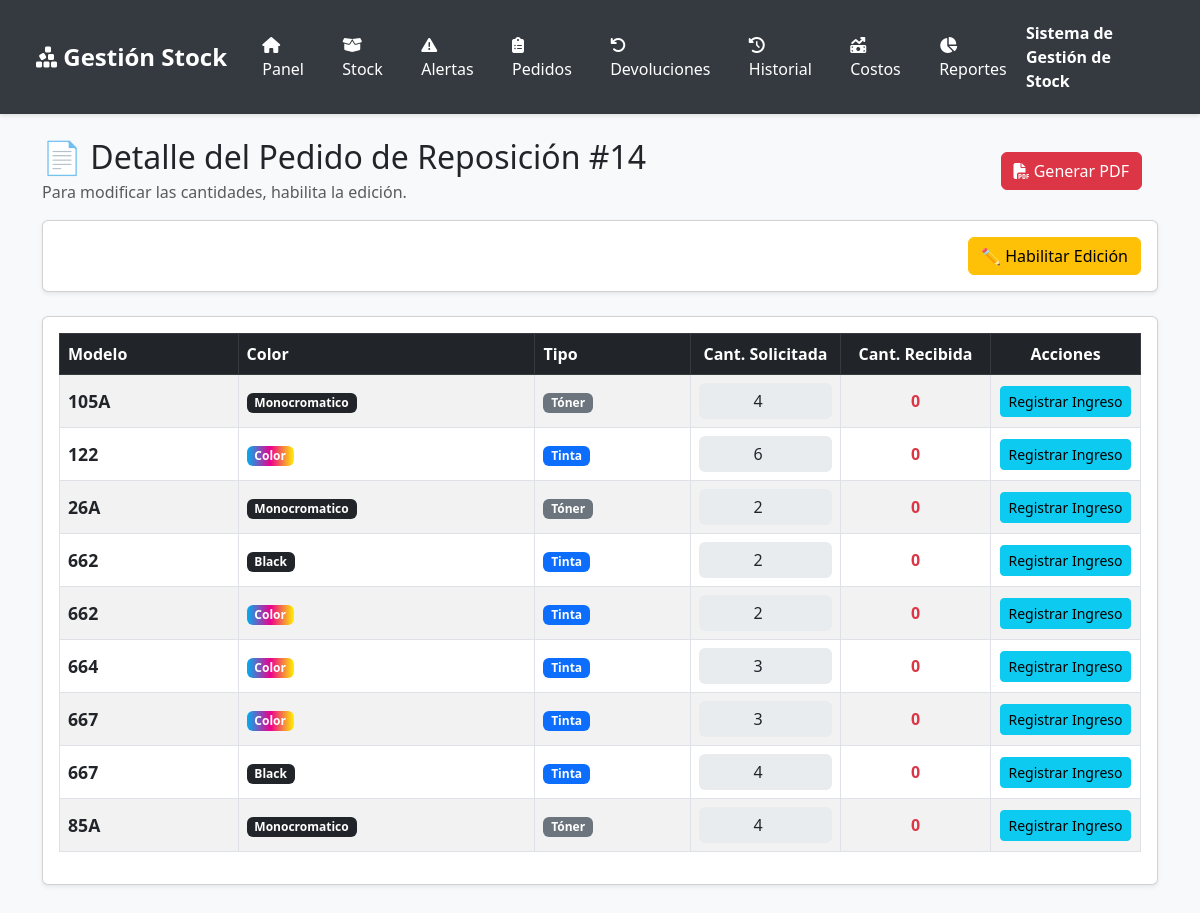
/stock/viewReplenishmentOrder/14, run on the app's committed database.
### tables this page shows
CREATE TABLE IF NOT EXISTS `replenishment_order_items` (
  `id` int NOT NULL AUTO_INCREMENT,
  `order_id` int NOT NULL,
  `stock_id` int NOT NULL,
  `quantity_requested` int NOT NULL,
  PRIMARY KEY (`id`),
  KEY `order_id` (`order_id`)
);

CREATE TABLE IF NOT EXISTS `consumable_models` (
  `id` int NOT NULL AUTO_INCREMENT,
  `name` varchar(100) NOT NULL,
  PRIMARY KEY (`id`),
  UNIQUE KEY `name` (`name`)
);

CREATE TABLE IF NOT EXISTS `stock` (
  `id` int NOT NULL AUTO_INCREMENT,
  `brand_id` int DEFAULT NULL,
  `consumable_model_id` int DEFAULT NULL,
  `supplier_id` int DEFAULT NULL,
  `type` enum('Tóner','Tinta') DEFAULT NULL,
  `color` varchar(50) DEFAULT NULL,
  `cost` decimal(10,2) NOT NULL DEFAULT '0.00',
  `printer_brand_id` int DEFAULT NULL,
  `printer_model_id` int DEFAULT NULL,
  `date_added` timestamp NULL DEFAULT CURRENT_TIMESTAMP,
  `is_active` tinyint(1) NOT NULL DEFAULT '1',
  PRIMARY KEY (`id`),
  KEY `fk_brand` (`brand_id`),
  KEY `fk_supplier` (`supplier_id`),
  KEY `fk_printer_brand` (`printer_brand_id`),
  KEY `fk_printer_model` (`printer_model_id`),
  KEY `fk_consumable_model` (`consumable_model_id`)
);

### BaseController.php (called while the page is built, shortened)
<?php
require_once APP_ROOT . '/config/Database.php';
class BaseController {
    public function __construct() {
        $this->db = Database::getInstance()->getConnection();
    }
    private function setupSecureSession() {
        if (session_status() == PHP_SESSION_NONE) {
            $cookieParams = session_get_cookie_params();
        }
    }
}

### config/Database.php (called while the page is built, shortened)
<?php
class Database {
    private $host = "localhost";
    private $db_name = "stock_manager";
    private $username = "root";
    private $password = "";
    private static $instance = null;
    public $conn;
    private function __construct() {
        try {
            $this->conn = new mysqli($this->host, $this->username, $this->password, $this->db_name);
            $this->conn->set_charset("utf8mb4");
            $this->conn->query("SET SESSION sql_mode = 'STRICT_ALL_TABLES'");
            $this->conn->query("SET time_zone = '-03:00'");
        } catch (Exception $e) {
            die("Error de conexión: " . $e->getMessage());
        }
    }
    public static function getInstance() {
        if (self::$instance === null) {
            self::$instance = new self();
        }
        return self::$instance;
    }
    public function getConnection() {
        try {
            if ($this->conn === null || !$this->conn->query('SELECT 1')) {
                $this->__construct();
            }
        } catch (\Exception $e) {
            $this->__construct();
        }
        return $this->conn;
    }
}
?>

### controllers/StockController.php (called while the page is built, shortened)
<?php
require_once 'config/Database.php';
require_once 'models/Stock.php';
require_once 'BaseController.php';
class StockController extends BaseController {
    private $stockModel;
    public function __construct() {
        parent::__construct();
        $this->stockModel = new Stock($this->db);
    }
    public function viewReplenishmentOrder($order_id) {
        $data['order_id'] = $order_id;
        $data['order_details'] = $this->stockModel->getReplenishmentOrderDetails($order_id);
        $data['order_info'] = $this->stockModel->getReplenishmentOrderById($order_id);
        require 'views/stock/view_replenishment_order.php';
    }
}
?>

### models/Stock.php (called while the page is built, shortened)
<?php
class Stock {
    private $conn;
    public function __construct($db) { $this->conn = $db; }
    public function getReplenishmentOrderDetails($order_id) {
        $stmt = $this->conn->prepare("
            SELECT
                roi.id as replenishment_item_id,
                roi.quantity_requested,
                s.type,
                b.name as brand_name,
                cm.name as model_name,
                CASE
                    WHEN s.color = 'Negro' THEN 'Negro'
                    WHEN s.color = 'Color' THEN 'Color'
                    WHEN s.color = 'Cyan' THEN 'Cian'
                    WHEN s.color = 'Magenta' THEN 'Magenta'
                    WHEN s.color = 'Yellow' THEN 'Amarillo'
                    ELSE s.color
                END as color_display_name,
                COALESCE((
                    SELECT SUM(ABS(sm.quantity_change))
                    FROM stock_movements sm
                    WHERE sm.replenishment_order_item_id = roi.id
                    AND sm.movement_type = 'REPLENISHMENT'
                ), 0) as quantity_received
            FROM replenishment_order_items roi
            JOIN stock s ON roi.stock_id = s.id
            LEFT JOIN brands b ON s.brand_id = b.id
            LEFT JOIN consumable_models cm ON s.consumable_model_id = cm.id
            WHERE roi.order_id = ?
            ORDER BY cm.name ASC
        ");
        $stmt->bind_param("i", $order_id);
        $stmt->execute();
        return $stmt->get_result();
    }
    public function getReplenishmentOrderById($order_id) {
        $stmt = $this->conn->prepare("SELECT * FROM replenishment_orders WHERE id = ?");
        $stmt->bind_param("i", $order_id);
        $stmt->execute();
        return $stmt->get_result()->fetch_assoc();
    }
}
?>

### views/stock/view_replenishment_order.php (the view, shortened to what this page needs)
<?php $title = 'Detalle del Pedido';
include 'views/templates/header.php'; ?>
<div class="d-flex justify-content-between align-items-center mb-3 flex-wrap">
  <div>
    <h2 class="mb-1">📄 Detalle del Pedido de Reposición #<?php echo htmlspecialchars($data['order_id']); ?></h2>
    <p class="text-muted mb-0">
      Para modificar las cantidades, habilita la edición.
    </p>
  </div>
  <div class="ms-auto">
    <a href="<?php echo BASE_URL; ?>stock/generateOrderPdf/<?php echo $data['order_id']; ?>"
      target="_blank"
      class="btn btn-danger me-3">
      <i class="fas fa-file-pdf"></i> Generar PDF
    </a>
  </div>
</div>
<form action="<?php echo BASE_URL; ?>stock/updateReplenishmentOrder/<?php echo $data['order_id']; ?>" method="POST">
  <div class="card shadow-sm mb-4">
    <div class="card-body text-end" id="action-buttons">
      <?php if (isset($data['order_details']) && $data['order_details']->num_rows > 0): ?>
        <button type="button" id="enable-edit-btn" class="btn btn-warning">
          ✏️ Habilitar Edición
        </button>
      <?php endif; ?>
    </div>
  </div>
  <div class="card shadow-sm">
    <div class="card-body">
      <div class="table-responsive">
        <table class="table table-bordered table-striped table-hover align-middle">
          <thead class="table-dark">
            <tr>
              <th>Modelo</th>
              <th>Color</th>
              <th>Tipo</th>
              <th class="text-center" style="width: 150px;">Cant. Solicitada</th>
              <th class="text-center" style="width: 150px;">Cant. Recibida</th>
              <th class="text-center" style="width: 150px;">Acciones</th>
            </tr>
          </thead>
          <tbody>
            <?php if (isset($data['order_details']) && $data['order_details']->num_rows > 0): ?>
              <?php while ($item = $data['order_details']->fetch_assoc()): ?>
                <tr>
                  <td class="modelo-resaltado"><?php echo htmlspecialchars($item['model_name']); ?></td>
                  <td>
                    <?php
                    $color_class = 'bg-dark';
                    if ($item['color_display_name'] == 'Negro') {
                      $color_class = 'badge-negro';
                    } elseif ($item['color_display_name'] == 'Color') {
                      $color_class = 'badge-gradient-color';
                    }
                    ?>
                    <span class="badge <?php echo $color_class; ?>">
                      <?php echo htmlspecialchars($item['color_display_name']); ?>
                    </span>
                  </td>
                  <td>
                    <span class="badge <?php echo $item['type'] === 'Tinta' ? 'bg-primary' : 'bg-secondary'; ?>">
                      <?php echo htmlspecialchars($item['type']); ?>
                    </span>
                  </td>
                  <td>
                    <input type="number"
                      class="form-control text-center quantity-input"
                      name="quantities[<?php echo $item['replenishment_item_id']; ?>]"
                      value="<?php echo htmlspecialchars($item['quantity_requested']); ?>"
                      min="0"
                      readonly
                      style="background-color: #e9ecef; border: none;">
                  </td>
                  <td class="text-center">
                    <?php
                      $received = $item['quantity_received'];
                      $status_class = 'text-danger';
                    ?>
                    <strong class="<?php echo $status_class; ?>"><?php echo htmlspecialchars($received); ?></strong>
                  </td>
                  <td class="text-center">
                    <a href="<?php echo BASE_URL; ?>stock/replenish/<?php echo $item['replenishment_item_id']; ?>" class="btn btn-sm btn-info">
                      Registrar Ingreso
                    </a>
                  </td>
                </tr>
              <?php endwhile; ?>
            <?php endif; ?>
          </tbody>
        </table>
      </div>
    </div>
  </div>
</form>
<?php include 'views/templates/footer.php'; ?>

### index.php (shortened to what this page needs)
<?php
$url = isset($_GET['url']) ? rtrim($_GET['url'], '/') : 'stock/dashboard';
$url = filter_var($url, FILTER_SANITIZE_URL);
$urlParts = explode('/', $url);
$controllerName = !empty($urlParts[0]) ? strtolower($urlParts[0]) : 'stock';
$actionName = !empty($urlParts[1]) ? strtolower($urlParts[1]) : 'dashboard';
$params = array_slice($urlParts, 2);
$controllerMappings = [
    'cost-analysis' => 'CostAnalysis'
];
if (isset($controllerMappings[$controllerName])) {
    $controllerFileName = $controllerMappings[$controllerName] . 'Controller.php';
    $controllerClassName = $controllerMappings[$controllerName] . 'Controller';
} else {
    $controllerFileName = ucfirst($controllerName) . 'Controller.php';
    $controllerClassName = ucfirst($controllerName) . 'Controller';
}
$controllerFile = APP_ROOT . '/controllers/' . $controllerFileName;
if (file_exists($controllerFile)) {
    if (class_exists($controllerClassName)) {
        $controllerInstance = new $controllerClassName();
        $actionMappings = [
            'detailed-report' => 'detailedReport',
            'export-pdf' => 'exportPDF',
            'products-list' => 'productsList',
            'export-products-pdf' => 'exportProductsPdf',
            'export-custom-pdf' => 'exportCustomPdf',
            'update-cost' => 'updateCost'
        ];
        $methodName = isset($actionMappings[$actionName]) ? $actionMappings[$actionName] : $actionName;
        if (method_exists($controllerInstance, $methodName)) {
            call_user_func_array([$controllerInstance, $methodName], $params);
        } else {
            die("Error 404: La acción '{$actionName}' no existe en el controlador '{$controllerClassName}'.");
        }
    } else {
        die("Error Crítico: La clase '{$controllerClassName}' no se encontró en el archivo '{$controllerFile}'.");
    }
} else {
    die("Error 404: El controlador para '{$controllerName}' no fue encontrado en '{$controllerFile}'.");
}

### views/templates/header.php (shortened to what this page needs)
<!DOCTYPE html>
<html lang="es">
<head>
  <link href="https://cdn.jsdelivr.net/npm/bootstrap@5.3.0/dist/css/bootstrap.min.css" rel="stylesheet">
  <link rel="stylesheet" href="https://cdnjs.cloudflare.com/ajax/libs/font-awesome/6.4.0/css/all.min.css">
</head>
<body class="bg-light">
<?php if (isset($_SESSION['user'])): ?>
  <nav class="navbar navbar-expand-lg fixed-top modern-nav">
    <div class="container-fluid">
      <a class="navbar-brand" href="<?php echo BASE_URL; ?>stock/dashboard"><i class="fas fa-cubes-stacked"></i> Gestión Stock</a>
      <div class="collapse navbar-collapse" id="navbarNav">
        <ul class="navbar-nav mx-auto mb-2 mb-lg-0">
          <li class="nav-item"><a class="nav-link" href="<?php echo BASE_URL; ?>stock/dashboard"><i class="fas fa-home"></i>Panel</a></li>
          <li class="nav-item"><a class="nav-link" href="<?php echo BASE_URL; ?>stock/report"><i class="fas fa-box-open"></i>Stock</a></li>
          <li class="nav-item"><a class="nav-link" href="<?php echo BASE_URL; ?>stock/lowStockReport"><i class="fas fa-triangle-exclamation"></i>Alertas</a></li>
          <li class="nav-item"><a class="nav-link" href="<?php echo BASE_URL; ?>stock/replenishmentOrders"><i class="fas fa-clipboard-list"></i>Pedidos</a></li>
          <li class="nav-item"><a class="nav-link" href="<?php echo BASE_URL; ?>stock/returnDefective"><i class="fas fa-undo"></i>Devoluciones</a></li>
          <li class="nav-item"><a class="nav-link" href="<?php echo BASE_URL; ?>history/movements"><i class="fas fa-history"></i>Historial</a></li>
          <li class="nav-item"><a class="nav-link" href="<?php echo BASE_URL; ?>cost-analysis/index"><i class="fas fa-money-bill-trend-up"></i>Costos</a></li>
          <li class="nav-item"><a class="nav-link" href="<?php echo BASE_URL; ?>report/detailed"><i class="fas fa-chart-pie"></i>Reportes</a></li>
        </ul>
        <div class="d-flex align-items-center navbar-user-info">
            <span class="navbar-text">Sistema de Gestión de Stock</span>
        </div>
      </div>
    </div>
  </nav>
<?php endif; ?>
<div class="container py-5">

### views/templates/footer.php (shortened to what this page needs)
  </div>
</body>
</html>

### views/templates/header.php (style rules this page uses)
:root { --primary-color: #343a40; --accent-color: #007bff; --text-color: #ffffff; --text-hover-bg: #495057; --border-radius: 12px; }
body { padding-top: 90px; background-color: #f8f9fa; }
.navbar.modern-nav { background-color: var(--primary-color); box-shadow: 0 2px 4px rgba(0,0,0,0.1); padding: 0.8rem 1.5rem; transition: all 0.3s ease-in-out; }
.navbar.modern-nav .navbar-brand { font-weight: 700; font-size: 1.5rem; color: var(--text-color); }
.navbar.modern-nav .nav-link { color: var(--text-color); font-weight: 500; padding: 0.6rem 1rem; border-radius: var(--border-radius); transition: all 0.2s ease-in-out; position: relative; margin: 0 0.2rem; }
.navbar-user-info .navbar-text { color: var(--text-color); font-weight: 600; margin-right: 1rem !important; }
.nav-link i { margin-right: 8px; }
.badge-gradient-color { background-image: linear-gradient(to right, #00aeef, #ec008c, #fff200); color: white; }

### views/stock/view_replenishment_order.php (style rules this page uses)
.modelo-resaltado { font-family: 'Segoe UI', 'Roboto', 'Helvetica Neue', sans-serif; font-size: 1.1rem; font-weight: 600; }

### data on the page
replenishment_order_items: consumable_models.name "105A", color_display_name "Monocromatico", stock.type "Tóner", quantity_requested "4", received "0"
replenishment_order_items: consumable_models.name "122", color_display_name "Color", stock.type "Tinta", quantity_requested "6", received "0"
replenishment_order_items: consumable_models.name "26A", color_display_name "Monocromatico", stock.type "Tóner", quantity_requested "2", received "0"
replenishment_order_items: consumable_models.name "662", color_display_name "Black", stock.type "Tinta", quantity_requested "2", received "0"
replenishment_order_items: consumable_models.name "662", color_display_name "Color", stock.type "Tinta", quantity_requested "2", received "0"
replenishment_order_items: consumable_models.name "664", color_display_name "Color", stock.type "Tinta", quantity_requested "3", received "0"
replenishment_order_items: consumable_models.name "667", color_display_name "Color", stock.type "Tinta", quantity_requested "3", received "0"
replenishment_order_items: consumable_models.name "667", color_display_name "Black", stock.type "Tinta", quantity_requested "4", received "0"
replenishment_order_items: consumable_models.name "85A", color_display_name "Monocromatico", stock.type "Tóner", quantity_requested "4", received "0"

### other printed values
$data['order_id'] "14"
